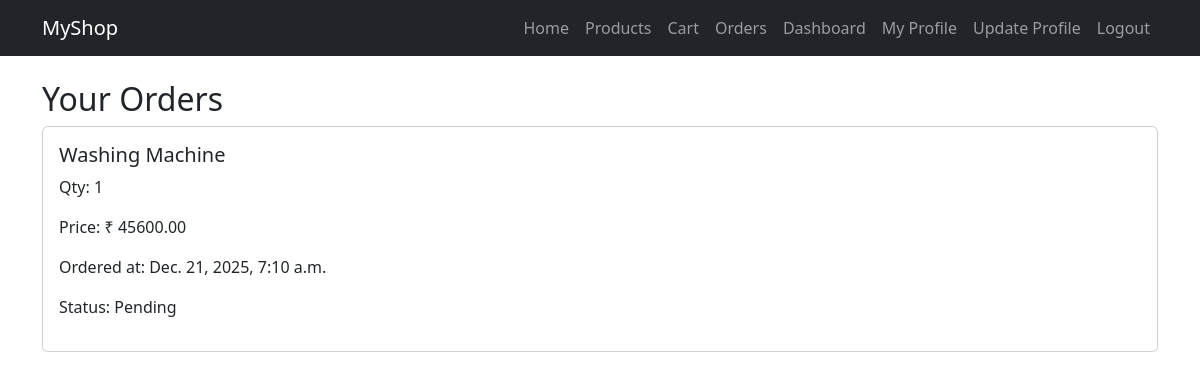
Screenshot of /orders/ (signed in) with the database file from the repository.
### admin_app/models.py (models this page shows, shortened)
class OrderItem(models.Model):
    order = models.ForeignKey(Order, on_delete=models.CASCADE)
    product = models.ForeignKey(Product, on_delete=models.CASCADE)
    quantity = models.PositiveIntegerField()

class Product(models.Model):
    name = models.CharField(max_length=200)
    price = models.DecimalField(max_digits=10, decimal_places=2)
    stock = models.IntegerField()
    description = models.TextField(blank=True)
    image = models.ImageField(upload_to='products/', blank=True, null=True)
    created_at = models.DateTimeField(auto_now_add=True)

class Order(models.Model):
    STATUS_CHOICES = (
        ('Pending', 'Pending'),
        ('Shipped', 'Shipped'),
        ('Delivered', 'Delivered'),
    )
    user = models.ForeignKey(User, on_delete=models.CASCADE)
    status = models.CharField(max_length=20, choices=STATUS_CHOICES, default='Pending')
    created_at = models.DateTimeField(auto_now_add=True)

### admin_app/views.py (the view)
# urls.py: path('orders/', views.order_history, name='order_history'),
@login_required
def order_history(request):
    orders = OrderItem.objects.filter(order__user=request.user)
    return render(request, 'admin_app/orders.html', {'orders': orders})

### templates/admin_app/orders.html
{% extends 'base.html' %}
{% block content %}
<h2>Your Orders</h2>
{% for item in orders %}
    <div class="card mb-2">
        <div class="card-body">
            <h5>{{ item.product.name }}</h5>
            <p>Qty: {{ item.quantity }}</p>
            <p>Price: ₹ {{ item.product.price }}</p>
            <p>Ordered at: {{ item.order.created_at }}</p>
            <p>Status: {{ item.order.status }}</p>
        </div>
    </div>
{% empty %}
    <p>No orders found.</p>
{% endfor %}
{% endblock %}

### rows the page displays
OrderItem: product.name "Washing Machine", quantity "1", product.price "45600.00", order.created_at "Dec. 21, 2025, 7:10 a.m.", order.status "Pending"
